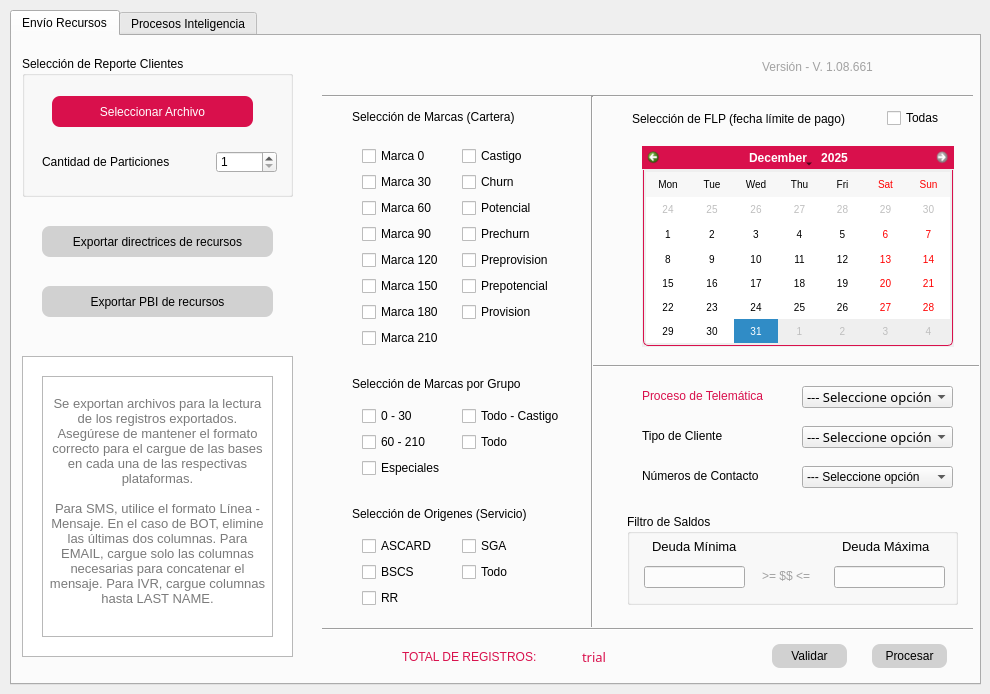
    <widget class="QWidget" name="tab_8">
     <attribute name="title">
      <string>Gmac</string>
     </attribute>
     <widget class="QTabWidget" name="tabWidget_4">
      <property name="geometry">
       <rect>
        <x>10</x>
        <y>10</y>
        <width>971</width>
        <height>675</height>
       </rect>
      </property>
      <property name="currentIndex">
       <number>0</number>
      </property>
      <widget class="QWidget" name="Resources_2">
       <attribute name="title">
        <string>Envío Recursos</string>
       </attribute>
       <widget class="QLabel" name="label_Selection_Process_2">
        <property name="geometry">
         <rect>
          <x>630</x>
          <y>350</y>
          <width>161</width>
          <height>20</height>
         </rect>
        </property>
        <property name="styleSheet">
         <string notr="true">color: rgb(217, 16, 76);
font: 63 10pt &quot;Bahnschrift SemiBold&quot;;</string>
        </property>
        <property name="text">
         <string>Proceso de Telemática</string>
        </property>
       </widget>
       <widget class="Line" name="line_Vertical_8">
        <property name="geometry">
         <rect>
          <x>310</x>
          <y>583</y>
          <width>651</width>
          <height>20</height>
         </rect>
        </property>
        <property name="orientation">
         <enum>Qt::Horizontal</enum>
        </property>
       </widget>
       <widget class="QLabel" name="label_Benefits_9">
        <property name="geometry">
         <rect>
          <x>630</x>
          <y>390</y>
          <width>161</width>
          <height>20</height>
         </rect>
        </property>
        <property name="styleSheet">
         <string notr="true">/*color: rgb(217, 16, 76);*/
font: 63 10pt &quot;Bahnschrift SemiBold&quot;;</string>
        </property>
        <property name="text">
         <string>Tipo de Cliente</string>
        </property>
       </widget>
       <widget class="QLabel" name="label_Contact_Min_2">
        <property name="geometry">
         <rect>
          <x>630</x>
          <y>430</y>
          <width>161</width>
          <height>20</height>
         </rect>
        </property>
        <property name="styleSheet">
         <string notr="true">/*color: rgb(217, 16, 76);*/
font: 63 10pt &quot;Bahnschrift SemiBold&quot;;</string>
        </property>
        <property name="text">
         <string>Números de Contacto</string>
        </property>
       </widget>
       <widget class="Line" name="line_Vertical_Tittle_7">
        <property name="geometry">
         <rect>
          <x>310</x>
          <y>50</y>
          <width>651</width>
          <height>20</height>
         </rect>
        </property>
        <property name="orientation">
         <enum>Qt::Horizontal</enum>
        </property>
       </widget>
       <widget class="QLabel" name="label_Version_Control_7">
        <property name="geometry">
         <rect>
          <x>750</x>
          <y>20</y>
          <width>191</width>
          <height>21</height>
         </rect>
        </property>
        <property name="styleSheet">
         <string notr="true">color: rgb(162, 162, 162);
font: italic 10pt &quot;MS Sans Serif&quot;;</string>
        </property>
        <property name="text">
         <string>Versión - V. 1.08.661</string>
        </property>
       </widget>
       <widget class="QWidget" name="layoutWidget_8">
        <property name="geometry">
         <rect>
          <x>350</x>
          <y>370</y>
          <width>91</width>
          <height>74</height>
         </rect>
        </property>
        <layout class="QVBoxLayout" name="verticalLayout_Brands_9">
         <item>
          <widget class="QCheckBox" name="checkBox_Brand_GROUP_2">
           <property name="text">
            <string>0 - 30</string>
           </property>
          </widget>
         </item>
         <item>
          <widget class="QCheckBox" name="checkBox_Brand_GROUP_62">
           <property name="text">
            <string>60 - 210</string>
           </property>
          </widget>
         </item>
         <item>
          <widget class="QCheckBox" name="checkBox_Brand_GROUP_SPECIALS_3">
           <property name="text">
            <string>Especiales</string>
           </property>
          </widget>
         </item>
        </layout>
       </widget>
       <widget class="QComboBox" name="comboBox_Selected_Process_2">
        <property name="geometry">
         <rect>
          <x>790</x>
          <y>350</y>
          <width>151</width>
          <height>22</height>
         </rect>
        </property>
        <property name="font">
         <font>
          <family>Bahnschrift Light</family>
          <pointsize>10</pointsize>
          <weight>3</weight>
          <italic>false</italic>
          <bold>false</bold>
         </font>
        </property>
        <property name="styleSheet">
         <string notr="true">font: 25 10pt &quot;Bahnschrift Light&quot;;</string>
        </property>
        <item>
         <property name="text">
          <string>--- Seleccione opción</string>
         </property>
        </item>
        <item>
         <property name="text">
          <string>BOT</string>
         </property>
        </item>
        <item>
         <property name="text">
          <string>EMAIL</string>
         </property>
        </item>
        <item>
         <property name="text">
          <string>IVR</string>
         </property>
        </item>
        <item>
         <property name="text">
          <string>SMS</string>
         </property>
        </item>
       </widget>
       <widget class="QPushButton" name="pushButton_Process_2">
        <property name="geometry">
         <rect>
          <x>860</x>
          <y>608</y>
          <width>75</width>
          <height>24</height>
         </rect>
        </property>
        <property name="styleSheet">
         <string notr="true">QPushButton
{
	border-radius:8px;
	color: rgb(0, 0, 0);
	background-color: rgb(209, 209, 209);
}
QPushButton:Hover
{
	color: rgb(255, 255, 255);
	background-color: rgb(217, 16, 76);
}
QPushButton:pressed
{
	color: rgb(255, 255, 255);
	background-color: rgb(0, 0, 0);
}
</string>
        </property>
        <property name="text">
         <string>Procesar</string>
        </property>
        <property name="default">
         <bool>false</bool>
        </property>
       </widget>
       <widget class="Line" name="line_Vertical_9">
        <property name="geometry">
         <rect>
          <x>580</x>
          <y>320</y>
          <width>391</width>
          <height>20</height>
         </rect>
        </property>
        <property name="orientation">
         <enum>Qt::Horizontal</enum>
        </property>
       </widget>
       <widget class="QLabel" name="label_Origins_3">
        <property name="geometry">
         <rect>
          <x>340</x>
          <y>470</y>
          <width>211</width>
          <height>16</height>
         </rect>
        </property>
        <property name="styleSheet">
         <string notr="true">font: 63 10pt &quot;Bahnschrift SemiBold&quot;;</string>
        </property>
        <property name="text">
         <string>Selección de Origenes (Servicio)</string>
        </property>
       </widget>
       <widget class="QLabel" name="label_Total_Registers_11">
        <property name="geometry">
         <rect>
          <x>570</x>
          <y>610</y>
          <width>111</width>
          <height>21</height>
         </rect>
        </property>
        <property name="font">
         <font>
          <family>Arial Black</family>
          <pointsize>10</pointsize>
          <weight>10</weight>
          <italic>false</italic>
          <bold>false</bold>
         </font>
        </property>
        <property name="styleSheet">
         <string notr="true">color: rgb(217, 16, 76);
font: 87 10pt &quot;Arial Black&quot;;</string>
        </property>
        <property name="text">
         <string>trial</string>
        </property>
       </widget>
       <widget class="QWidget" name="layoutWidget_9">
        <property name="geometry">
         <rect>
          <x>450</x>
          <y>500</y>
          <width>73</width>
          <height>48</height>
         </rect>
        </property>
        <layout class="QVBoxLayout" name="verticalLayout_Origins_5">
         <item>
          <widget class="QCheckBox" name="checkBox_Origin_SGA_3">
           <property name="text">
            <string>SGA</string>
           </property>
          </widget>
         </item>
         <item>
          <widget class="QCheckBox" name="checkBox_Origin_ALL_Origins_3">
           <property name="text">
            <string>Todo</string>
           </property>
          </widget>
         </item>
        </layout>
       </widget>
       <widget class="QLineEdit" name="lineEdit_Mod_Init_Min_2">
        <property name="geometry">
         <rect>
          <x>632</x>
          <y>530</y>
          <width>101</width>
          <height>22</height>
         </rect>
        </property>
       </widget>
       <widget class="QComboBox" name="comboBox_Benefits_9">
        <property name="geometry">
         <rect>
          <x>790</x>
          <y>390</y>
          <width>151</width>
          <height>22</height>
         </rect>
        </property>
        <property name="font">
         <font>
          <family>Bahnschrift Light</family>
          <pointsize>10</pointsize>
          <weight>3</weight>
          <italic>false</italic>
          <bold>false</bold>
         </font>
        </property>
        <property name="styleSheet">
         <string notr="true">font: 25 10pt &quot;Bahnschrift Light&quot;;</string>
        </property>
        <item>
         <property name="text">
          <string>--- Seleccione opción</string>
         </property>
        </item>
        <item>
         <property name="text">
          <string>Comercial</string>
         </property>
        </item>
        <item>
         <property name="text">
          <string>Integral</string>
         </property>
        </item>
        <item>
         <property name="text">
          <string>Sin campaña</string>
         </property>
        </item>
        <item>
         <property name="text">
          <string>Todo</string>
         </property>
        </item>
       </widget>
       <widget class="QLabel" name="label_Total_Registers_12">
        <property name="geometry">
         <rect>
          <x>390</x>
          <y>610</y>
          <width>161</width>
          <height>21</height>
         </rect>
        </property>
        <property name="styleSheet">
         <string notr="true">color: rgb(217, 16, 76);
font: 87 9pt &quot;Arial Black&quot;;</string>
        </property>
        <property name="text">
         <string>TOTAL DE REGISTROS:</string>
        </property>
       </widget>
       <widget class="QCalendarWidget" name="calendarWidget_4">
        <property name="enabled">
         <bool>true</bool>
        </property>
        <property name="geometry">
         <rect>
          <x>630</x>
          <y>110</y>
          <width>312</width>
          <height>201</height>
         </rect>
        </property>
        <property name="minimumSize">
         <size>
          <width>312</width>
          <height>180</height>
         </size>
        </property>
        <property name="font">
         <font>
          <italic>false</italic>
         </font>
        </property>
        <property name="focusPolicy">
         <enum>Qt::ClickFocus</enum>
        </property>
        <property name="contextMenuPolicy">
         <enum>Qt::DefaultContextMenu</enum>
        </property>
        <property name="styleSheet">
         <string notr="true">#qt_calendar_navigationbar{

	background-color: rgb(217, 16, 76);
}

#qt_calendar_prevmonth,
#qt_calendar_nextmonth{
border: none;
qproperty-icon: none;

min-width:13 px;
max-width:13 px;
min-height:13 px;
max-height: 13 px;

border-radius: 5px;

background-color: transparent;
padding: 5px

}

#qt_calendar_prevmonth{
	margin-right: 5px;
	image: url(:/Ico_Calendar/ico/Right.png);
}
#qt_calendar_nextmonth{
	margin-left: 5px;
	image: url(:/Ico_Calendar/ico/Left.png);
}

#qt_calendar_prevmonth:hover,
#qt_calendar_nextmonth:hover{
	background-color: rgb(0, 0, 0);
}

#qt_calendar_prevmonth:pressed,
#qt_calendar_nextmonth:pressed{
	background-color: rgb(0, 0, 0);
}

#qt_calendar_calendarview{

	border: 1px solid #d9104c;
	border-top: 0px;
	border-bottom-left-radius: 5px;
	border-bottom-right-radius: 5px;
    font-size: 10px; 
	padding: 2px;
    margin: 1px;

}

#qt_calendar_calendarview::item:hover{
	border-radius: 5px;
	color: rgb(255, 255, 255);
	background-color: #d9104c;
}

#qt_calendar_calendarview::item:selected{
	border-radius: 5px;
	background-color: #d9104c;
}
</string>
        </property>
        <property name="minimumDate">
         <date>
          <year>2024</year>
          <month>2</month>
          <day>1</day>
         </date>
        </property>
        <property name="maximumDate">
         <date>
          <year>2025</year>
          <month>12</month>
          <day>31</day>
         </date>
        </property>
        <property name="gridVisible">
         <bool>false</bool>
        </property>
        <property name="verticalHeaderFormat">
         <enum>QCalendarWidget::NoVerticalHeader</enum>
        </property>
        <property name="dateEditAcceptDelay">
         <number>1500</number>
        </property>
       </widget>
       <widget class="QWidget" name="layoutWidget_10">
        <property name="geometry">
         <rect>
          <x>350</x>
          <y>500</y>
          <width>73</width>
          <height>74</height>
         </rect>
        </property>
        <layout class="QVBoxLayout" name="verticalLayout_Origins_6">
         <item>
          <widget class="QCheckBox" name="checkBox_Origin_ASCARD_3">
           <property name="text">
            <string>ASCARD</string>
           </property>
          </widget>
         </item>
         <item>
          <widget class="QCheckBox" name="checkBox_Origin_BSCS_3">
           <property name="text">
            <string>BSCS</string>
           </property>
          </widget>
         </item>
         <item>
          <widget class="QCheckBox" name="checkBox_Origin_RR_3">
           <property name="text">
            <string>RR</string>
           </property>
          </widget>
         </item>
        </layout>
       </widget>
       <widget class="QPushButton" name="pushButton_Graphic_2">
        <property name="geometry">
         <rect>
          <x>760</x>
          <y>608</y>
          <width>75</width>
          <height>24</height>
         </rect>
        </property>
        <property name="styleSheet">
         <string notr="true">QPushButton
{
	border-radius:8px;
	color: rgb(0, 0, 0);
	background-color: rgb(209, 209, 209);
}
QPushButton:Hover
{
	color: rgb(255, 255, 255);
	background-color: rgb(217, 16, 76);
}
QPushButton:pressed
{
	color: rgb(255, 255, 255);
	background-color: rgb(0, 0, 0);
}
</string>
        </property>
        <property name="text">
         <string>Validar</string>
        </property>
        <property name="default">
         <bool>false</bool>
        </property>
       </widget>
       <widget class="QComboBox" name="comboBox_Min_Contact_2">
        <property name="geometry">
         <rect>
          <x>790</x>
          <y>430</y>
          <width>151</width>
          <height>22</height>
         </rect>
        </property>
        <property name="styleSheet">
         <string notr="true">font: 25 10pt &quot;Bahnschrift Light&quot;;</string>
        </property>
        <item>
         <property name="text">
          <string>--- Seleccione opción</string>
         </property>
        </item>
        <item>
         <property name="text">
          <string>Celular</string>
         </property>
        </item>
        <item>
         <property name="text">
          <string>Fijo</string>
         </property>
        </item>
        <item>
         <property name="text">
          <string>Todos</string>
         </property>
        </item>
       </widget>
       <widget class="QWidget" name="layoutWidget_11">
        <property name="geometry">
         <rect>
          <x>350</x>
          <y>110</y>
          <width>91</width>
          <height>204</height>
         </rect>
        </property>
        <layout class="QVBoxLayout" name="verticalLayout_Brands_4">
         <item>
          <widget class="QCheckBox" name="checkBox_Brand_2">
           <property name="text">
            <string>Marca 0</string>
           </property>
          </widget>
         </item>
         <item>
          <widget class="QCheckBox" name="checkBox_Brand_32">
           <property name="text">
            <string>Marca 30</string>
           </property>
          </widget>
         </item>
         <item>
          <widget class="QCheckBox" name="checkBox_Brand_62">
           <property name="text">
            <string>Marca 60</string>
           </property>
          </widget>
         </item>
         <item>
          <widget class="QCheckBox" name="checkBox_Brand_92">
           <property name="text">
            <string>Marca 90</string>
           </property>
          </widget>
         </item>
         <item>
          <widget class="QCheckBox" name="checkBox_Brand_122">
           <property name="text">
            <string>Marca 120</string>
           </property>
          </widget>
         </item>
         <item>
          <widget class="QCheckBox" name="checkBox_brand_152">
           <property name="text">
            <string>Marca 150</string>
           </property>
          </widget>
         </item>
         <item>
          <widget class="QCheckBox" name="checkBox_Brand_182">
           <property name="text">
            <string>Marca 180</string>
           </property>
          </widget>
         </item>
         <item>
          <widget class="QCheckBox" name="checkBox_Brand_212">
           <property name="text">
            <string>Marca 210</string>
           </property>
          </widget>
         </item>
        </layout>
       </widget>
       <widget class="Line" name="line_Horizontal_2">
        <property name="geometry">
         <rect>
          <x>570</x>
          <y>60</y>
          <width>20</width>
          <height>531</height>
         </rect>
        </property>
        <property name="orientation">
         <enum>Qt::Vertical</enum>
        </property>
       </widget>
       <widget class="QLabel" name="label_Origins_4">
        <property name="geometry">
         <rect>
          <x>340</x>
          <y>340</y>
          <width>211</width>
          <height>16</height>
         </rect>
        </property>
        <property name="styleSheet">
         <string notr="true">font: 63 10pt &quot;Bahnschrift SemiBold&quot;;</string>
        </property>
        <property name="text">
         <string>Selección de Marcas por Grupo</string>
        </property>
       </widget>
       <widget class="QLabel" name="label_Mod_Init_CTA_1">
        <property name="geometry">
         <rect>
          <x>750</x>
          <y>530</y>
          <width>61</width>
          <height>20</height>
         </rect>
        </property>
        <property name="styleSheet">
         <string notr="true">font: 11pt &quot;Microsoft Yi Baiti&quot;;
color: rgb(163, 163, 163);
font: 75 10pt &quot;MS Shell Dlg 2&quot;;</string>
        </property>
        <property name="text">
         <string>&gt;= $$ &lt;=</string>
        </property>
       </widget>
       <widget class="QLineEdit" name="lineEdit_Mod_Init_Max_2">
        <property name="geometry">
         <rect>
          <x>822</x>
          <y>530</y>
          <width>111</width>
          <height>22</height>
         </rect>
        </property>
       </widget>
       <widget class="QWidget" name="layoutWidget_12">
        <property name="geometry">
         <rect>
          <x>450</x>
          <y>110</y>
          <width>97</width>
          <height>178</height>
         </rect>
        </property>
        <layout class="QVBoxLayout" name="verticalLayout_Brands_10">
         <item>
          <widget class="QCheckBox" name="checkBox_Brand_Castigo_3">
           <property name="text">
            <string>Castigo</string>
           </property>
          </widget>
         </item>
         <item>
          <widget class="QCheckBox" name="checkBox_Brand_Churn_3">
           <property name="text">
            <string>Churn</string>
           </property>
          </widget>
         </item>
         <item>
          <widget class="QCheckBox" name="checkBox_Brand_Potencial_3">
           <property name="text">
            <string>Potencial</string>
           </property>
          </widget>
         </item>
         <item>
          <widget class="QCheckBox" name="checkBox_Brand_Prechurn_3">
           <property name="text">
            <string>Prechurn</string>
           </property>
          </widget>
         </item>
         <item>
          <widget class="QCheckBox" name="checkBox_Brand_Preprovision_3">
           <property name="text">
            <string>Preprovision</string>
           </property>
          </widget>
         </item>
         <item>
          <widget class="QCheckBox" name="checkBox_Brand_Prepotencial_3">
           <property name="text">
            <string>Prepotencial</string>
           </property>
          </widget>
         </item>
         <item>
          <widget class="QCheckBox" name="checkBox_Brand_Provision_3">
           <property name="text">
            <string>Provision</string>
           </property>
          </widget>
         </item>
        </layout>
       </widget>
       <widget class="QLabel" name="label_Mod_Init_CTA_Min_2">
        <property name="geometry">
         <rect>
          <x>640</x>
          <y>500</y>
          <width>91</width>
          <height>20</height>
         </rect>
        </property>
        <property name="font">
         <font>
          <family>Leelawadee UI</family>
          <pointsize>10</pointsize>
          <weight>50</weight>
          <italic>false</italic>
          <bold>false</bold>
         </font>
        </property>
        <property name="styleSheet">
         <string notr="true">font: 10pt &quot;Leelawadee UI&quot;;</string>
        </property>
        <property name="text">
         <string>Deuda Mínima</string>
        </property>
       </widget>
       <widget class="QWidget" name="layoutWidget_13">
        <property name="geometry">
         <rect>
          <x>450</x>
          <y>370</y>
          <width>109</width>
          <height>48</height>
         </rect>
        </property>
        <layout class="QVBoxLayout" name="verticalLayout_Brands_11">
         <item>
          <widget class="QCheckBox" name="checkBox_Brand_Less_Castigo_3">
           <property name="text">
            <string>Todo - Castigo</string>
           </property>
          </widget>
         </item>
         <item>
          <widget class="QCheckBox" name="checkBox_brand_ALL_3">
           <property name="text">
            <string>Todo</string>
           </property>
          </widget>
         </item>
        </layout>
       </widget>
       <widget class="QLabel" name="label_LOGO_2">
        <property name="geometry">
         <rect>
          <x>420</x>
          <y>15</y>
          <width>109</width>
          <height>31</height>
         </rect>
        </property>
        <property name="text">
         <string/>
        </property>
        <property name="pixmap">
         <pixmap>../resources/ico/Logo_Label.png</pixmap>
        </property>
        <property name="scaledContents">
         <bool>true</bool>
        </property>
       </widget>
       <widget class="QLabel" name="label_Mod_Init_CTA_Max_2">
        <property name="geometry">
         <rect>
          <x>830</x>
          <y>500</y>
          <width>91</width>
          <height>20</height>
         </rect>
        </property>
        <property name="font">
         <font>
          <family>Leelawadee UI</family>
          <pointsize>10</pointsize>
          <weight>50</weight>
          <italic>false</italic>
          <bold>false</bold>
         </font>
        </property>
        <property name="styleSheet">
         <string notr="true">font: 10pt &quot;Leelawadee UI&quot;;</string>
        </property>
        <property name="text">
         <string>Deuda Máxima</string>
        </property>
       </widget>
       <widget class="QGroupBox" name="Mod_Init_CTA_Group_2">
        <property name="geometry">
         <rect>
          <x>615</x>
          <y>478</y>
          <width>331</width>
          <height>91</height>
         </rect>
        </property>
        <property name="styleSheet">
         <string notr="true">font: 63 10pt &quot;Bahnschrift SemiBold&quot;;</string>
        </property>
        <property name="title">
         <string>Filtro de Saldos</string>
        </property>
       </widget>
       <widget class="QGroupBox" name="Group_Selection_Starter_19">
        <property name="geometry">
         <rect>
          <x>10</x>
          <y>20</y>
          <width>271</width>
          <height>141</height>
         </rect>
        </property>
        <property name="styleSheet">
         <string notr="true">font: 63 10pt &quot;Bahnschrift SemiBold&quot;;</string>
        </property>
        <property name="title">
         <string>Selección de Reporte Clientes</string>
        </property>
        <widget class="QPushButton" name="pushButton_Select_File_10">
         <property name="geometry">
          <rect>
           <x>30</x>
           <y>40</y>
           <width>201</width>
           <height>31</height>
          </rect>
         </property>
         <property name="styleSheet">
          <string notr="true">QPushButton
{
	border-radius:8px;
	color: rgb(255, 255, 255);
	background-color: rgb(217, 16, 76);
}
QPushButton:Hover
{
	color: rgb(255, 255, 255);
	background-color: rgb(94, 94, 94);
}
QPushButton:pressed
{
	color: rgb(255, 255, 255);
	background-color: rgb(0, 0, 0);
}
</string>
         </property>
         <property name="text">
          <string>Seleccionar Archivo</string>
         </property>
         <property name="default">
          <bool>false</bool>
         </property>
        </widget>
        <widget class="QSpinBox" name="spinBox_Partitions_10">
         <property name="geometry">
          <rect>
           <x>194</x>
           <y>95</y>
           <width>61</width>
           <height>22</height>
          </rect>
         </property>
         <property name="minimum">
          <number>1</number>
         </property>
         <property name="maximum">
          <number>50</number>
         </property>
        </widget>
        <widget class="QLabel" name="label_Partitions_10">
         <property name="geometry">
          <rect>
           <x>20</x>
           <y>90</y>
           <width>168</width>
           <height>31</height>
          </rect>
         </property>
         <property name="styleSheet">
          <string notr="true">font: 63 10pt &quot;Bahnschrift SemiBold&quot;;</string>
         </property>
         <property name="text">
          <string>Cantidad de Particiones           </string>
         </property>
        </widget>
       </widget>
       <widget class="QPushButton" name="pushButton_Partitions_BD_18">
        <property name="geometry">
         <rect>
          <x>30</x>
          <y>190</y>
          <width>231</width>
          <height>31</height>
         </rect>
        </property>
        <property name="styleSheet">
         <string notr="true">QPushButton
{
	border-radius:8px;
	color: rgb(0, 0, 0);
	background-color: rgb(209, 209, 209);
}
QPushButton:Hover
{
	color: rgb(255, 255, 255);
	background-color: rgb(217, 16, 76);
}
QPushButton:pressed
{
	color: rgb(255, 255, 255);
	background-color: rgb(0, 0, 0);
}
</string>
        </property>
        <property name="text">
         <string>Exportar directrices de recursos</string>
        </property>
        <property name="default">
         <bool>false</bool>
        </property>
       </widget>
       <widget class="QPushButton" name="pushButton_Partitions_BD_37">
        <property name="geometry">
         <rect>
          <x>30</x>
          <y>250</y>
          <width>231</width>
          <height>31</height>
         </rect>
        </property>
        <property name="styleSheet">
         <string notr="true">QPushButton
{
	border-radius:8px;
	color: rgb(0, 0, 0);
	background-color: rgb(209, 209, 209);
}
QPushButton:Hover
{
	color: rgb(255, 255, 255);
	background-color: rgb(217, 16, 76);
}
QPushButton:pressed
{
	color: rgb(255, 255, 255);
	background-color: rgb(0, 0, 0);
}
</string>
        </property>
        <property name="text">
         <string>Exportar PBI de recursos</string>
        </property>
        <property name="default">
         <bool>false</bool>
        </property>
       </widget>
       <widget class="QLabel" name="label_Brands_3">
        <property name="geometry">
         <rect>
          <x>340</x>
          <y>70</y>
          <width>174</width>
          <height>22</height>
         </rect>
        </property>
        <property name="styleSheet">
         <string notr="true">font: 63 10pt &quot;Bahnschrift SemiBold&quot;;</string>
        </property>
        <property name="text">
         <string>Selección de Marcas (Cartera)</string>
        </property>
       </widget>
       <widget class="QCheckBox" name="checkBox_ALL_DATES_FLP_7">
        <property name="geometry">
         <rect>
          <x>875</x>
          <y>72</y>
          <width>58</width>
          <height>20</height>
         </rect>
        </property>
        <property name="text">
         <string>Todas</string>
        </property>
       </widget>
       <widget class="QLabel" name="label_Dates_FLP_5">
        <property name="geometry">
         <rect>
          <x>620</x>
          <y>72</y>
          <width>249</width>
          <height>21</height>
         </rect>
        </property>
        <property name="styleSheet">
         <string notr="true">font: 63 10pt &quot;Bahnschrift SemiBold&quot;;</string>
        </property>
        <property name="text">
         <string>Selección de FLP (fecha límite de pago)         </string>
        </property>
       </widget>
       <widget class="QGraphicsView" name="graphicsView_7">
        <property name="geometry">
         <rect>
          <x>10</x>
          <y>320</y>
          <width>271</width>
          <height>301</height>
         </rect>
        </property>
       </widget>
       <widget class="QTextEdit" name="textEdit_3">
        <property name="geometry">
         <rect>
          <x>30</x>
          <y>340</y>
          <width>231</width>
          <height>261</height>
         </rect>
        </property>
        <property name="html">
         <string>&lt;!DOCTYPE HTML PUBLIC &quot;-//W3C//DTD HTML 4.0//EN&quot; &quot;http://www.w3.org/TR/REC-html40/strict.dtd&quot;&gt;
&lt;html&gt;&lt;head&gt;&lt;meta name=&quot;qrichtext&quot; content=&quot;1&quot; /&gt;&lt;style type=&quot;text/css&quot;&gt;
p, li { white-space: pre-wrap; }
&lt;/style&gt;&lt;/head&gt;&lt;body style=&quot; font-family:'MS Shell Dlg 2'; font-size:8.25pt; font-weight:400; font-style:normal;&quot;&gt;
&lt;p align=&quot;center&quot; style=&quot;-qt-paragraph-type:empty; margin-top:0px; margin-bottom:0px; margin-left:0px; margin-right:0px; -qt-block-indent:0; text-indent:0px; font-size:9.75pt;&quot;&gt;&lt;br /&gt;&lt;/p&gt;
&lt;p align=&quot;center&quot; style=&quot; margin-top:0px; margin-bottom:0px; margin-left:0px; margin-right:0px; -qt-block-indent:0; text-indent:0px;&quot;&gt;&lt;span style=&quot; font-size:10pt; color:#7a7a7a;&quot;&gt;Se exportan archivos para la lectura de los registros exportados. Asegúrese de mantener el formato correcto para el cargue de las bases en cada una de las respectivas plataformas.&lt;/span&gt;&lt;/p&gt;
&lt;p align=&quot;center&quot; style=&quot;-qt-paragraph-type:empty; margin-top:0px; margin-bottom:0px; margin-left:0px; margin-right:0px; -qt-block-indent:0; text-indent:0px; font-size:10pt; color:#7a7a7a;&quot;&gt;&lt;br /&gt;&lt;/p&gt;
&lt;p align=&quot;center&quot; style=&quot; margin-top:0px; margin-bottom:0px; margin-left:0px; margin-right:0px; -qt-block-indent:0; text-indent:0px;&quot;&gt;&lt;span style=&quot; font-size:10pt; color:#7a7a7a;&quot;&gt;Para SMS, utilice el formato Línea - Mensaje. En el caso de BOT, elimine las últimas dos columnas. Para EMAIL, cargue solo las columnas necesarias para concatenar el mensaje. Para IVR, cargue columnas hasta LAST NAME.&lt;/span&gt;&lt;/p&gt;&lt;/body&gt;&lt;/html&gt;</string>
        </property>
       </widget>
      </widget>
      <widget class="QWidget" name="tab_6">
       <attribute name="title">
        <string>Procesos Inteligencia</string>
       </attribute>
      </widget>
     </widget>
    </widget>
